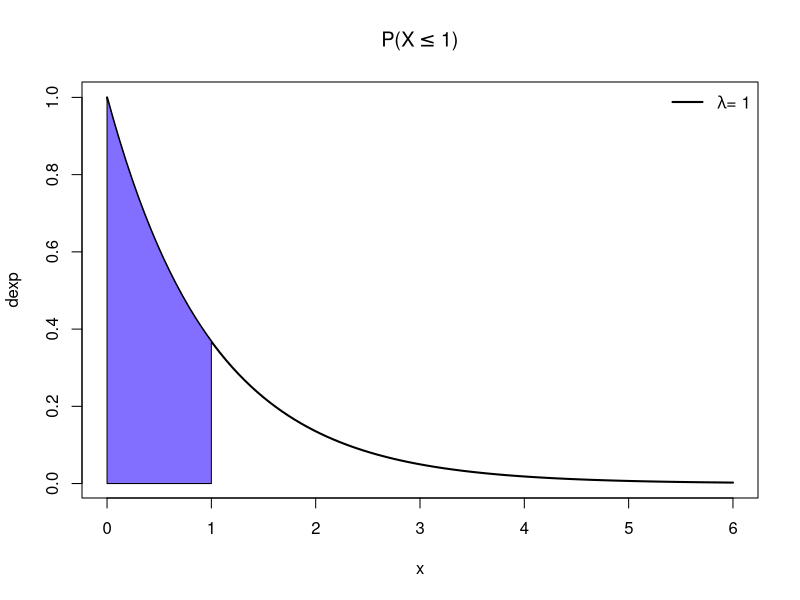
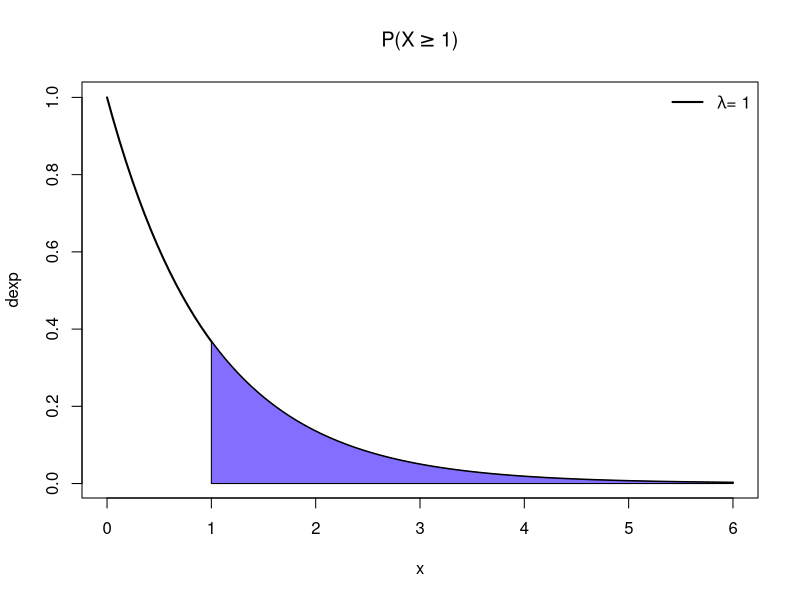
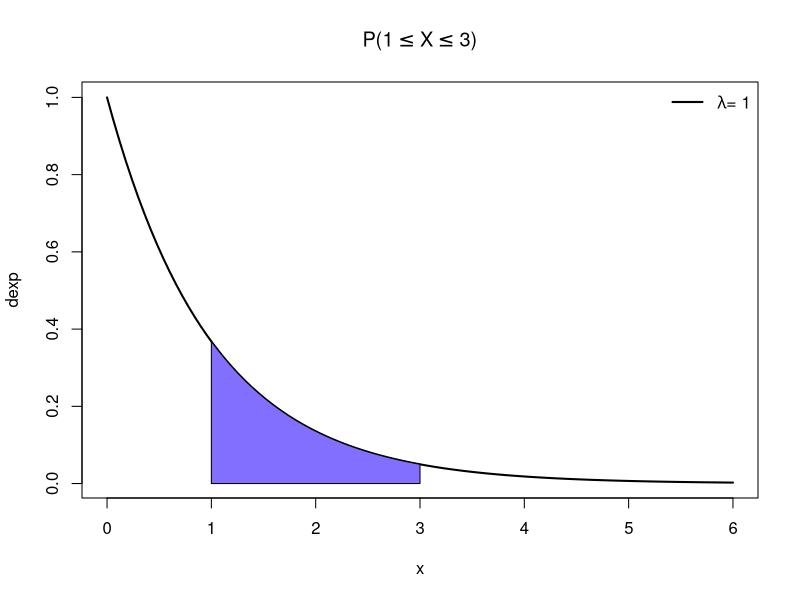
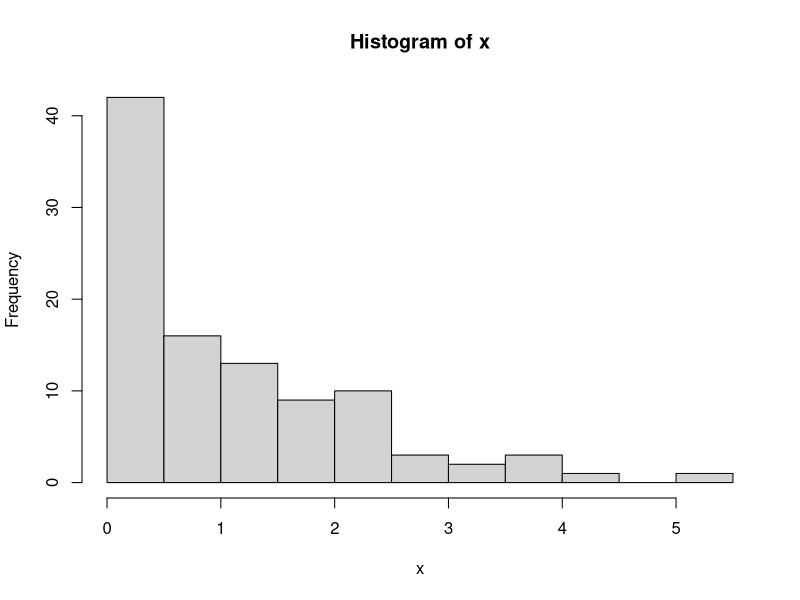
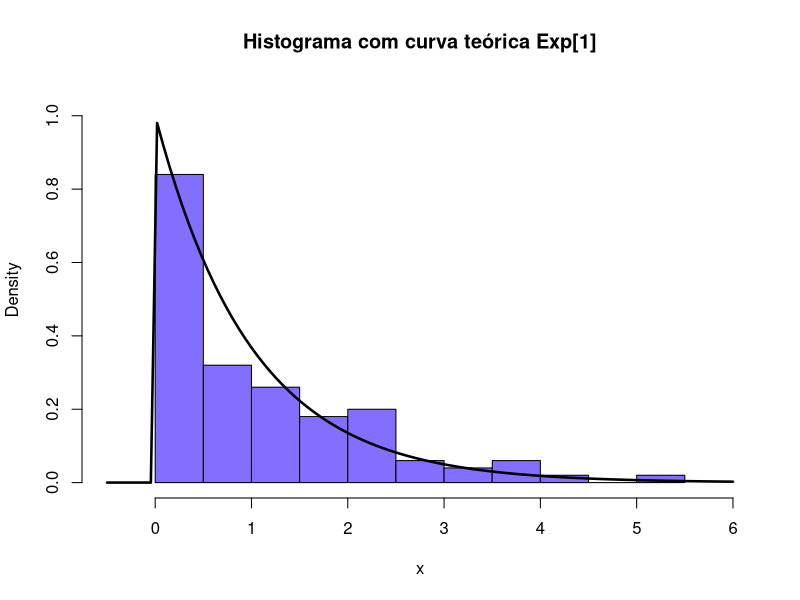
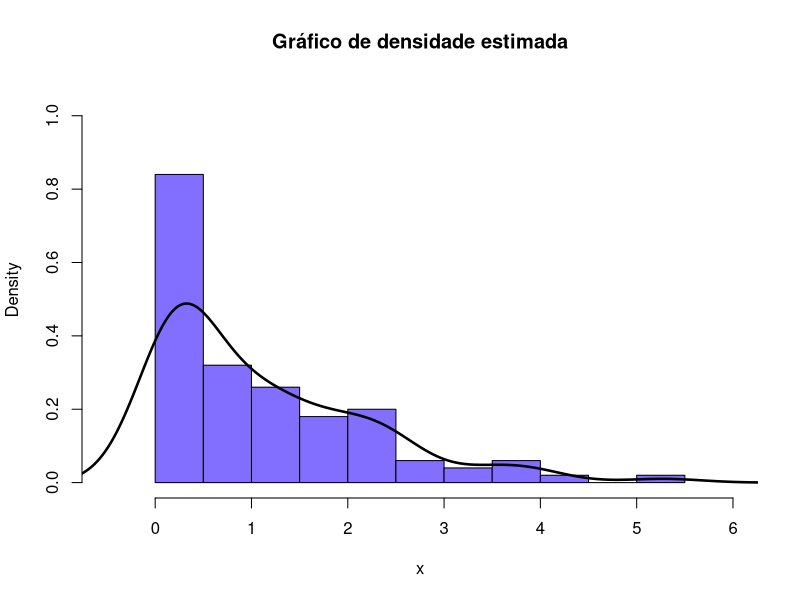

The R script that drew these images, in order:
## ---- chunk 1
knitr::opts_chunk$set(echo = TRUE)
## ---- chunk 2
quantil = 1
## ---- chunk 3
cat('f(1, 1) = ', dexp(quantil))
## ---- chunk 4
plot(dexp, 0, 6, lwd = 2, main = expression(paste('P(X', phantom()<= 1, ')')))
polygon(x = c(0, seq(0, quantil, by = 0.05), quantil), y = c(0, dexp(seq(0, quantil, by = 0.05)), 0), col = 'SlateBlue1')
legend("topright", legend = c(expression(paste(lambda, '= 1'))), 
       lty=1, col=c('black'), lwd=2, bty="n")
## ---- chunk 5
cat('P(X <= 1) = ', pexp(quantil))
## ---- chunk 6
plot(dexp, 0, 6, lwd = 2, main = expression(paste('P(X', phantom()>= 1, ')')))
polygon(x = c(quantil, seq(quantil, 6, by = 0.05), 6), y = c(0, dexp(seq(quantil, 6, by = 0.05)), 0), col = 'SlateBlue1')
legend("topright", legend = c(expression(paste(lambda, '= 1'))), 
       lty=1, col=c('black'), lwd=2, bty="n")
## ---- chunk 7
cat('P(X >= 1) = ', pexp(quantil, lower.tail = FALSE))
## ---- chunk 8
plot(dexp, 0, 6, lwd = 2, main = expression(paste('P(', 1 <= X,
                       phantom()<= 3, ')')), ylab = 'dexp')
polygon(x = c(quantil, seq(quantil, 3, by = 0.05), 3), y = c(0, dexp(seq(quantil, 3, by = 0.05)), 0), col = 'SlateBlue1')
legend("topright", legend = c(expression(paste(lambda, '= 1'))), 
       lty=1, col=c('black'), lwd=2, bty="n")
## ---- chunk 9
cat('P(1 <= X <= 3) = ', pexp(quantil) - pexp(3))
## ---- chunk 10
cat('P(X <= x) = 0.95\n', 'x = ', qexp(0.95))
## ---- chunk 11
x = rexp(100)
## ---- chunk 12
y = hist(x)
lim.y = c(0, max(y$density) + max(y$density)/4)
lim.x = c(min(y$breaks) - 0.5, max(y$breaks) + 0.5)
## ---- chunk 13
hist(x, probability = TRUE, main = "Histograma com curva teórica Exp[1]", col = "SlateBlue1", xlim = lim.x, ylim = lim.y) 
curve(dexp(x), add=T, lwd = 2.5)

hist(x, freq = F, main = "Gráfico de densidade estimada", col = "SlateBlue1", xlim = lim.x, ylim  = lim.y)
lines(density(x), lwd = 2.5)
